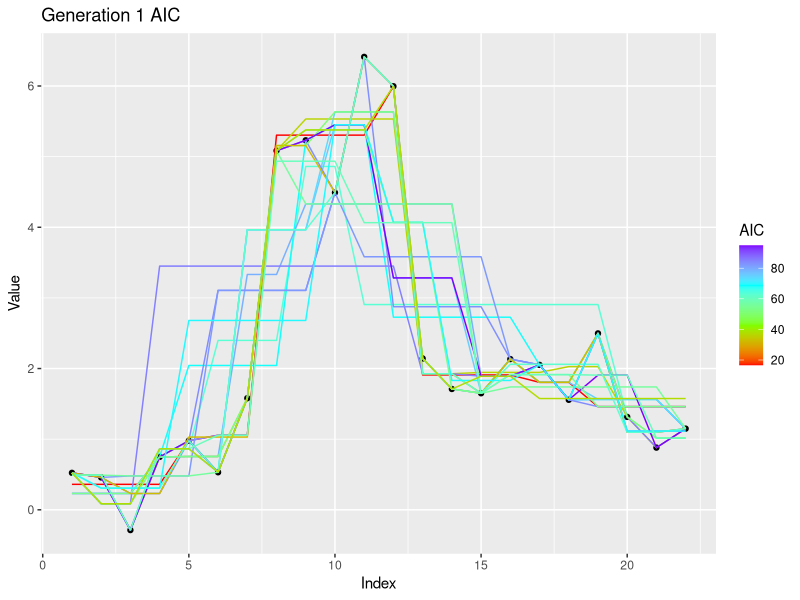
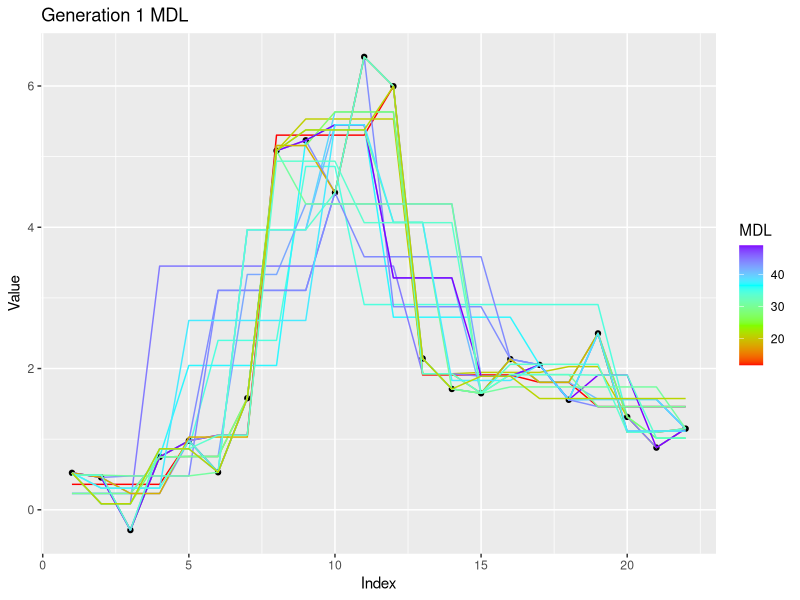
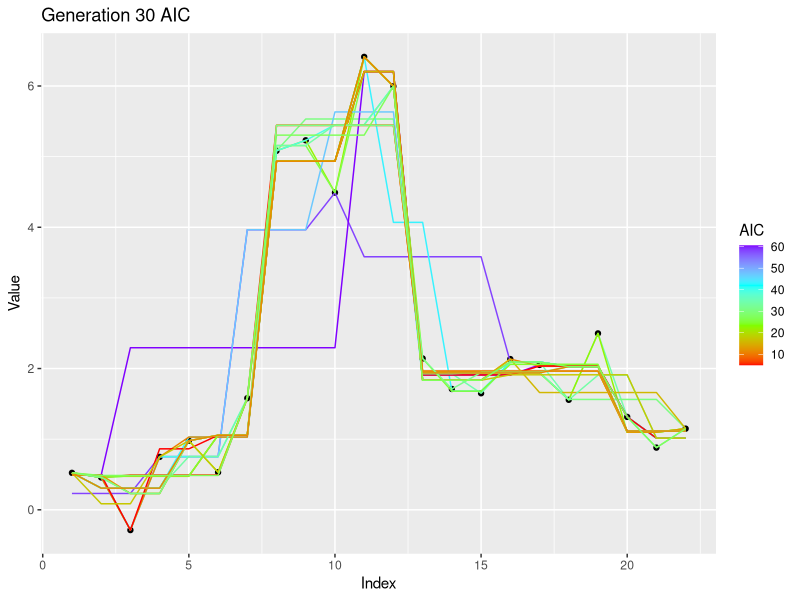
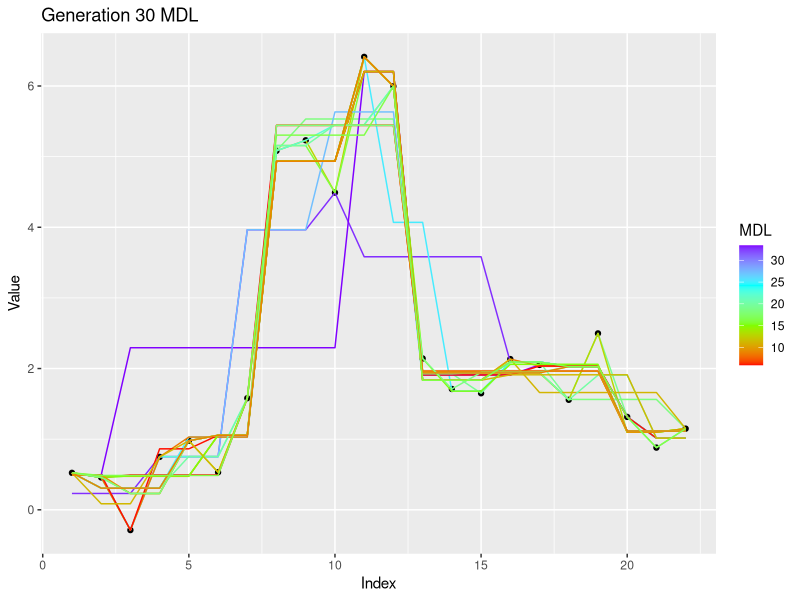
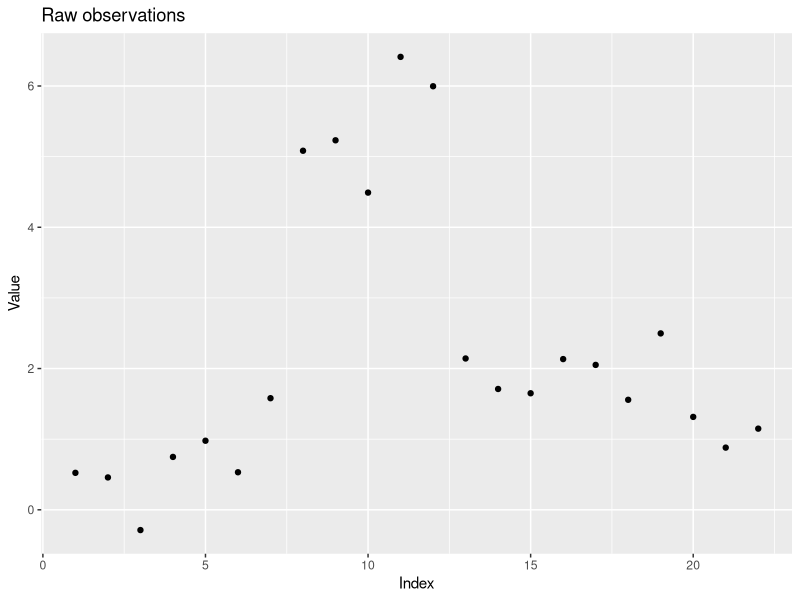
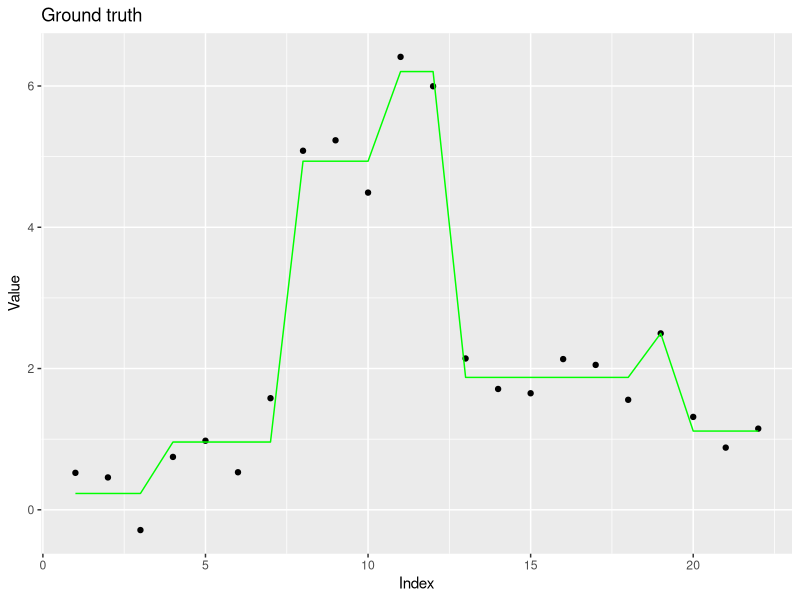

Source code (R) for these figures, in order:
### Author: Eric Kalosa-Kenyon
### STA 243 Hw2 - Genetic algorithms

##### BEGIN

### Purpose of this algorithm
#   The goal of this program is to find an optimal solution for a piecewise
#   constant regression problem. The method used is genetic algorithms.
#   Chromosomes are binary representations of the presense or absense of
#   discontinuities in the fitted piecewise constant regression.

### Pseudocode overview
# Generate observations used for regression
# Parameterize algorithm
# Initialize random population
# Until convergence
#   Calculate fitness in current generation
#   Mate individuals proportional to fitness
# Plot result

##### BEGIN: Code
rm(list=ls())

### Imports
library("ggplot2")
library("dplyr")

### Subroutines
random_chromosome = function(num_genes, nucleobases=c(0,1)){
    # Generates a chromosome
    #   lenght of chromosome is (num_genes)
    #   each element of the chromosome is an element of (nucleobases)
    x = sample(nucleobases, num_genes, replace=TRUE)
    x = paste(x, collapse='')
    return(x)
}

mate_chromosomes = function(parents, xr=0.1, mr=0.1){
    # Produce a single offspring from parent chromosomes (p1, p2) with a
    # crossover rate (xr) and a mutation rate (mr)

    p1 = parents[1]
    p2 = parents[2]
    stopifnot(nchar(p1) == nchar(p2))

    child = ""
    w = 1 # crossover parameter
    for(i in 1:nchar(p1)){

        # Give child parents' genes for each gene (i)
        #   from p1 if w == 1
        #   from p2 if w == 0
        if(w){
            chr = substr(p1, i, i) # get i'th character from parent 1
        }else{
            chr = substr(p2, i, i) # get i'th character from parent 2
        }

        # Mutate gene
        if(runif(1)<mr){
            chr = as.character((as.integer(chr) + 1) %% 2)
        }

        # Extend child with the i'th parental character
        child = paste(child, chr, sep="")

        # Crossover if required
        if(runif(1)<xr){
            w = (w + 1) %% 2
        }
    }
    return(child)
}

regression_loss = function(reg, raw){
    # Sum of square error betweeen regression and raw
    # len(reg) == len(raw)
    return(sum((reg-raw)^2))
}

regress_chromosome = function(chrom, raw){
    # return c(fhat(x))
    # chrom is a string of "0001110101.."
    # raw is a c(num), len(chrom) == len(raw) - 1

    # Initialize working objects
    segment_observations = c(raw[1])
    regression = c()

    for(i in 1:nchar(chrom)){ # for each gene in the chromosome
        g = as.integer(substr(chrom, i, i)) # extract the gene from the string

        if(g){ # if the gene indicates a breakpoint
            # calculate the regression for that segment

            regression = c(regression,
                           rep(mean(segment_observations),
                               length(segment_observations)
                               )
                           )
            segment_observations = c(raw[i+1]) # reset to next segment

        }else{ # if the gene does not indicate a breakpoint
            # extend the segment
            segment_observations = c(segment_observations, raw[i+1])
        }
    }

    # calculate final segment regression
    regression = c(regression,
                   rep(mean(segment_observations),
                       length(segment_observations)
                       )
                   )

    return(regression)
}

calc_AIC = function(n, k, loss){
    # AIC is k-ln(sum sq losses)
    #   n is positive integer
    #   k is num params
    #   loss is losses
    #   k and loss can be c() as long as they have the same length
    # Note that this AIC can be alternatively parameterized
    return(2*log(n)*k + n*log(loss/n))
}

count_params = function(vec_of_chromosomes){
    r = sapply( # vector of integers summing number of breakpoints
            lapply(
                strsplit(vec_of_chromosomes, ""),
                as.integer),
            sum) + 1 # number of constants is breaks + 1
    return(r)
}

fitness = function(population, raw){
    # Calculate fitness for each individual in the population relative to the
    #   raw data.
    #   Complexity is either "AIC" or "MDL". Raw is the raw data to fit.
    # Return a vector of floats between 0 and 1.
    #   The AIC and MDL are normalized to [0,1]

    # Check that input is ok
    stopifnot(nchar(population$Chromosomes[1]) + 1 == length(raw))

    # Initialize parameters
    losses = c()
    K = dim(population)[1]  # (K) is number of individuals in population
    n = length(raw) # (n) is the number of data observations

    # Calculate losses for each individual in the generation
    for(k in 1:K){
        x = population$Chromosome[k] # extract a chromosome
        regr = regress_chromosome(x, raw) # calculate the regression
        loss = regression_loss(regr, raw) # and calculate the loss
        losses = c(losses, loss) # record that individual's loss
    }

    ## Penalize for complexity
    ns_params = count_params(population$Chromosome)
    AIC = calc_AIC(n, ns_params, losses)

    # calculate sum of log(\hat{n_j}) for MDL calculation
    # sum_n_hat = for each chromosome, length of 0s between 1s plus 1
    # TODO: refactor into a separate subroutine
    #   MDL = calc_MDL(n, ns_params, losses)
    sum_n_hat = sapply(
                    lapply( # for each chromosome, get \hat{n_j}'s
                        strsplit( # get strs of 0's (whose lengths = n_j-1)
                            population$Chromosome,
                            "1"
                        ),
                        nchar),
                    (function (x) sum(log(x+1))) # sum(log(\hat{n_j}))
                )
    MDL = ns_params*log(n) +
        1/2*sum_n_hat +
        n/2*log(losses/n)

    return(list(AIC, MDL))
}

plot_chromosome = function(chrom, raw_df, color="blue"){
    # return a ggplot object with piecewise constants plotted on the scatter

    fhat = regress_chromosome(chrom, raw_df$y)
    fhat_df = data.frame(x=raw_df$x, y=fhat)

    plt = ggplot(raw_df, aes(x=x, y=y)) +
        geom_point() +
        geom_line(data=fhat_df, color=color) +
        xlab("Index") + ylab("Value") +
        ggtitle(paste("Chromosome", chrom))

    return(plt)
}

plot_generation = function(gen, raw_df, wh_score="AIC"){
    # return a ggplot object with piecewise constants plotted on the scatter
    #   for each chromosome in the generation
    # Currently, colorized lines based on AIC/MDL are unimplemented

    wh_gen = gen$Generation[1]

    # prepare base plot
    plt = ggplot(raw_df, aes(x=x, y=y)) +
        geom_point() +
        xlab("Index") + ylab("Value") +
        ggtitle(paste("Generation", wh_gen, wh_score))

    # prepare regression data for plotting
    fhat_df = data.frame(matrix(ncol = 5, nrow = 0))
    colnames(fhat_df) = c("x","y","Group","AIC","MDL")
    for(i in 1:dim(gen)[1]){
        chrom = gen$Chromosome[i]
        fhat = regress_chromosome(chrom, raw_df$y)
        fhat_df_i = data.frame(x=raw_df$x, y=fhat)
        fhat_df_i$Group = i
        fhat_df_i$AIC = as.numeric(gen$AIC[i])
        fhat_df_i$MDL = as.numeric(gen$MDL[i])
        fhat_df = rbind(fhat_df, fhat_df_i)
    }

    # add geomlines for aic or mdl depending on which was passed into this fxn
    if(wh_score=="AIC"){
        plt = plt + geom_line(data=fhat_df, aes(color=AIC, group=Group))
    }else if(wh_score=="MDL"){
        plt = plt + geom_line(data=fhat_df, aes(color=MDL, group=Group))
    }

    # plot AIC or MDL in a color gradient
    plt = plt + scale_colour_gradientn(colours=rainbow(4))

    return(plt)
}

## Generate observations
# TODO: replace simple raw data with the generator given in the homework
raw = c(0,0,0,1,1,1,1,5,5,5,6,6,2,2,2,2,2,2,3,1,1,1)
truth = "001000100101000001100"
sd = 0.3
which_penalty = "AIC" # or "MDL", both are calculated
N = length(raw)
raw = raw + rnorm(N, sd=sd)

# Plot the generated data
raw_df = data.frame(y=raw, x=1:length(raw))
plt_raw = ggplot(raw_df, aes(x=x, y=y)) +
    geom_point() +
    xlab("Index") + ylab("Value") +
    ggtitle("Raw observations")

## Parameterize algoritm and initialize major objects
pop_col_names = c("Chromosome", "AIC", "MDL", "Generation")
pop = data.frame(matrix(ncol = 4, nrow = 0))   # Holds all individuals
colnames(pop) = pop_col_names
K = 20  # Number of chromosomes in each generation
G = 30  # Maximum number of generations

## Initialize first generation
g = 1
for(i in 1:K){
    x = random_chromosome(num_genes=N-1) # returns string of 1s and 0s
    individual = c(x, NA, NA, g)
    pop[dim(pop)[1]+1,] = individual
}

## Calculate fitness and mate each generation
for(g in 2:G){
    parent_generation = pop[pop$Generation == g-1,]
    parent_aic_mdl = fitness(parent_generation, raw)
    # Put parent fitness into main dataframe
    pop[rownames(parent_generation),]$AIC = parent_aic_mdl[[1]]
    pop[rownames(parent_generation),]$MDL = parent_aic_mdl[[2]]

    # Update current working object
    parent_generation$AIC = parent_aic_mdl[[1]]
    parent_generation$MDL = parent_aic_mdl[[2]]

    # invert AIC and MDL for sampling
    parent_generation$nAIC =
        -(parent_generation$AIC - min(parent_generation$AIC))
    parent_generation$nAIC =
        parent_generation$nAIC - min(parent_generation$nAIC) + 0.001
    parent_generation$nMDL =
        -(parent_generation$MDL - min(parent_generation$MDL))
    parent_generation$nMDL =
        parent_generation$nMDL - min(parent_generation$nMDL) + 0.001

    for(k in 1:K){
        # Sample parents according to AIC or MDL
        if(which_penalty == "AIC"){
            parents = sample_n(parent_generation,
                             2,
                             replace=TRUE, # do not require sexual reproduction
                             weight=nAIC)
        } else if(which_penalty == "MDL"){
            parents = sample_n(parent_generation,
                             2,
                             replace=TRUE, # require sexual reproduction
                             weight=nMDL)
        }

        parent_chromosomes = parents$Chromosome
        child_chromosome = mate_chromosomes(parent_chromosomes)
        child = c(child_chromosome, NA, NA, g)
        pop[dim(pop)[1]+1,] = child
    }
}

# Calculate final AIC/MDL
last_gen = pop[pop$Generation == G,]
aic_mdl = fitness(last_gen, raw)
# Put last fitness into main dataframe
pop[rownames(last_gen),]$AIC = aic_mdl[[1]]
pop[rownames(last_gen),]$MDL = aic_mdl[[2]]


## Plotting results
# First, plot the true chromosome
plt_tru = plot_chromosome(truth, raw_df, color="green") +
    ggtitle("Ground truth")

# Plot first and last generation colored by AIC
fgen = pop[pop$Generation==1,]
lgen = pop[pop$Generation==G,]
plt_fgen_aic = plot_generation(fgen, raw_df, "AIC")
plt_lgen_aic = plot_generation(lgen, raw_df, "AIC")

# Plot first and last generation colored by MDL
plt_fgen_mdl = plot_generation(fgen, raw_df, "MDL")
plt_lgen_mdl = plot_generation(lgen, raw_df, "MDL")

##### END: Genetic algorithm

### NOTES:

# # Given function in hw handout, used for evaluating fitness
# truefunction<-function(x){
#     t <- c(0.1, 0.13, 0.15, 0.23, 0.25, 0.4, 0.44, 0.65, 0.76, 0.78, 0.81)
#     h <- c(4, -5, 3, -4, 5, -4.2, 2.1, 4.3, -3.1, 2.1, -4.2)
#     temp <- 0
#     for(i in 1:11) {
#         temp <- temp + h[i]/2 * (1 + sign(x - t[i]))
#     }
#     return(temp)
# }
# n<-512
# x<-(0:(n-1))/n
# f<-truefunction(x)
# set.seed(0401)
# y<-f+rnorm(f)/3
# plot(x,y)
# lines(x,f)
